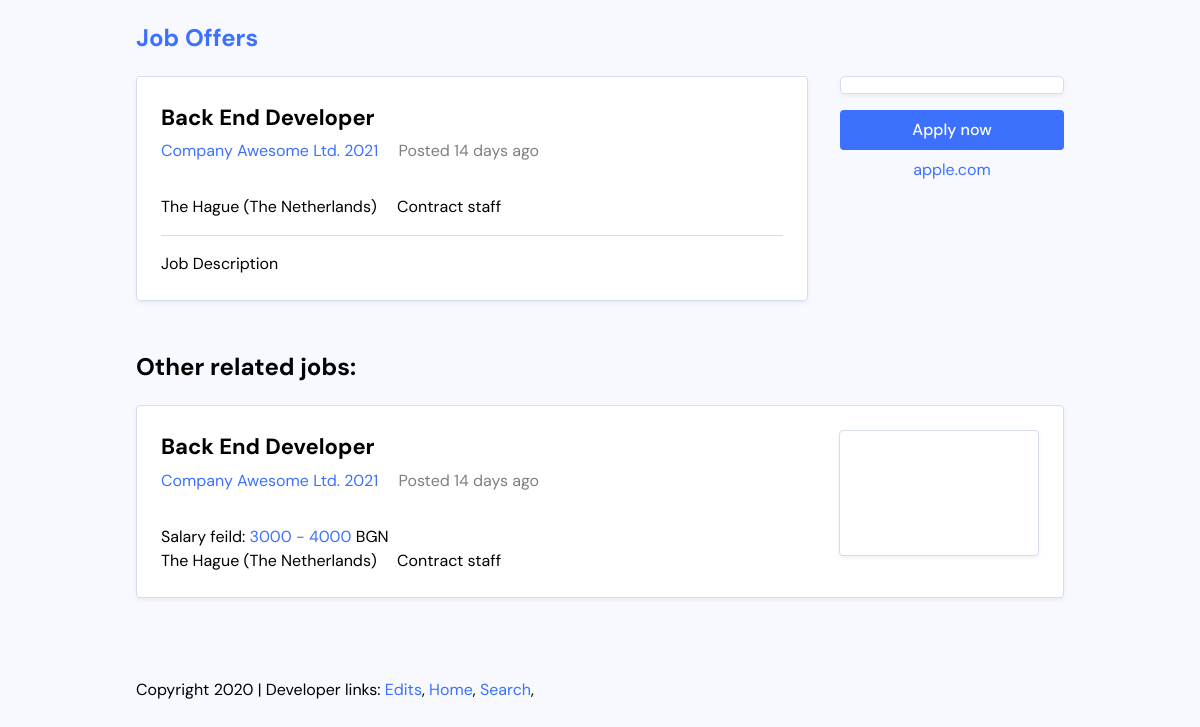
Screenshot of /single.php?id=2 with the database file from the repository.
### tables this page shows
CREATE TABLE `jobs` (
  `id` int(11) NOT NULL,
  `title` varchar(255) NOT NULL,
  `job_description` varchar(1000) NOT NULL,
  `company` varchar(255) NOT NULL,
  `salary` varchar(255) NOT NULL
);

### single.php (the view, shortened to what this page needs)
<?php
include('config/db_connect.php');
$id = mysqli_real_escape_string($conn, $_GET['id']);
if (isset($_GET['id'])) {
	$sql = "SELECT * FROM jobs WHERE id = $id";
	$result = mysqli_query($conn, $sql);
	$job = mysqli_fetch_assoc($result);
}
?>
<!DOCTYPE html>
<html lang="en">
<head>
	<link rel="stylesheet" href="./css/master.css">
</head>
<body>
	<div class="site-wrapper">
		<header class="site-header">
			<h2 class="site-title"><a href="index.php">Job Offers</a></h2>
		</header>
		<?php if ($job) : ?>
			<div class="job-single">
				<main class="job-main">
					<div class="job-card">
						<div class="job-primary">
							<header class="job-header">
								<h2 class="job-title"><a href="#"><?php echo htmlspecialchars($job['title']); ?></a></h2>
								<div class="job-meta">
									<a class="meta-company" href="#"><?php echo htmlspecialchars($job['company']) ?></a>
									<span class="meta-date">Posted 14 days ago</span>
								</div>
								<div class="job-details">
									<span class="job-location">The Hague (The Netherlands)</span>
									<span class="job-type">Contract staff</span>
								</div>
							</header>
							<div class="job-body">
								<p>
									<?php echo htmlspecialchars($job['job_description']); ?>
								</p>
							</div>
						</div>
					</div>
				</main>
				<aside class="job-secondary">
					<div class="job-logo">
						<div class="job-logo-box">
						</div>
					</div>
					<a href="#" class="button button-wide">Apply now</a>
					<a href="apple.com">apple.com</a>
				</aside>
			</div>
		<?php else :  ?>
			<h4>No such job exist!</h4>
		<?php endif; ?>
		<h2 class="section-heading">Other related jobs:</h2>
		<?php if ($job) : ?>
			<ul class="jobs-listing">
				<li class="job-card">
					<div class="job-primary">
						<h2 class="job-title"><?php echo htmlspecialchars($job['title']); ?></h2>
						<div class="job-meta">
							<a class="meta-company" href="#"><?php echo htmlspecialchars($job['company']) ?></a>
							<span class="meta-date">Posted 14 days ago</span>
						</div>
						<div class="job-details">
							<div>Salary feild: <a><?php echo htmlspecialchars($job['salary']); ?></a> BGN</div>
							<span class="job-location">The Hague (The Netherlands)</span>
							<span class="job-type">Contract staff</span>
						</div>
					</div>
					<div class="job-logo">
						<div class="job-logo-box">
						</div>
					</div>
				</li>
			<?php endif; ?>
			</ul>
			<footer class="site-footer">
				<p>Copyright 2020 | Developer links:
					<a href="edits.php">Edits</a>,
					<a href="index.php">Home</a>,
					<a href="search.php">Search</a>,
				</p>
			</footer>
	</div>
</body>
</html>

### css/master.css (style rules this page uses)
html { line-height: 1.15; -webkit-text-size-adjust: 100%; }
body { margin: 0; }
main { display: block; }
a { background-color: transparent; }
html { -webkit-box-sizing: border-box; -moz-box-sizing: border-box; box-sizing: border-box; }
*, *:before, *:after { -webkit-box-sizing: inherit; -moz-box-sizing: inherit; box-sizing: inherit; }
:root { --color-base: #f8f9ff; --color-primary: #3c71fe; --color-separator: #d5dcef; --font-sans: "DM Sans", sans-serif; }
body { background: var(--color-base); font-family: var(--font-sans); line-height: 1.5; }
a { color: var(--color-primary); text-decoration: none; }
.site-wrapper { max-width: 58em; margin: 0 auto; }
.jobs-listing { margin: 0; padding: 0; }
.jobs-listing li { margin-bottom: 1em; }
.job-card { margin: 0; padding: 1.5em; list-style: none; background: white; border: 1px solid var(--color-separator); border-radius: 0.25em; box-shadow: 0px 2px 4px rgba(0, 0, 0, 0.06); display: flex; }
.job-card .job-primary { flex: 1 1 auto; }
.job-card .job-title { margin: 0; font-size: 1.375em; margin-bottom: 0.25em; }
.job-card .job-title a { color: black; }
.job-card .job-details { margin-top: 2em; }
.job-card .job-type { margin-left: 1em; display: inline-block; }
.job-card .meta-date { opacity: 0.5; margin-left: 1em; }
.job-logo { flex: 0 0 12.5em; background: white; display: flex; align-items: stretch; justify-content: stretch; }
.job-logo-box { max-height: 7.875em; border: 1px solid var(--color-separator); border-radius: 0.25em; box-shadow: 0px 2px 4px rgba(0, 0, 0, 0.06); display: flex; align-items: center; justify-content: center; padding: 0.5em; width: 100%; }
.job-single { display: flex; }
.job-single .job-secondary { flex: 0 0 14em; margin-left: 2em; text-align: center; }
.job-single .job-secondary .button { margin-bottom: 0.5em; }
.job-single .job-main { flex: 1 1 auto; }
.job-single .job-body { margin-top: 1em; padding-top: 1em; border-top: 1px solid var(--color-separator); }
.job-single .job-body p:first-child { margin-top: 0; }
.job-single .job-body p:last-child { margin-bottom: 0; }
.job-single .job-logo { margin-bottom: 1em; }
.section-heading { margin-top: 2em; }
.site-footer { margin-top: 5em; margin-bottom: 2em; }
.button { padding: 0.5em 0.75em; border-radius: 0.25em; background: var(--color-primary); color: white; font-weight: 500; text-align: center; display: inline-block; }
.button-wide { width: 100%; }

### rows the page displays
jobs: title "Back End Developer", company "Company Awesome Ltd. 2021", job_description "Job Description", salary "3000 - 4000"
